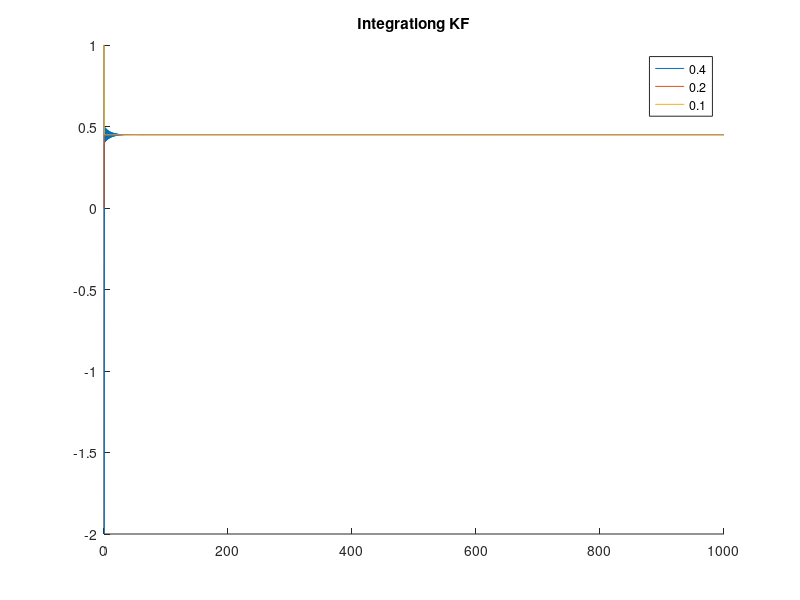
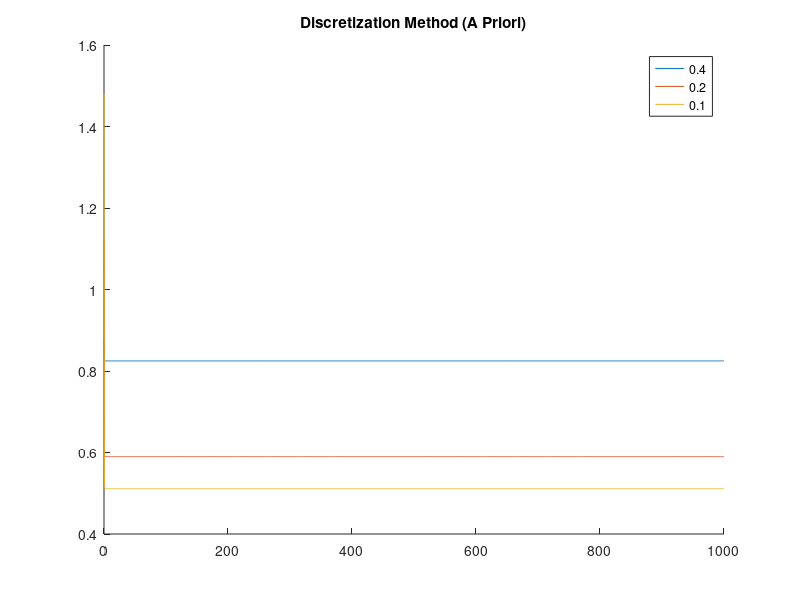
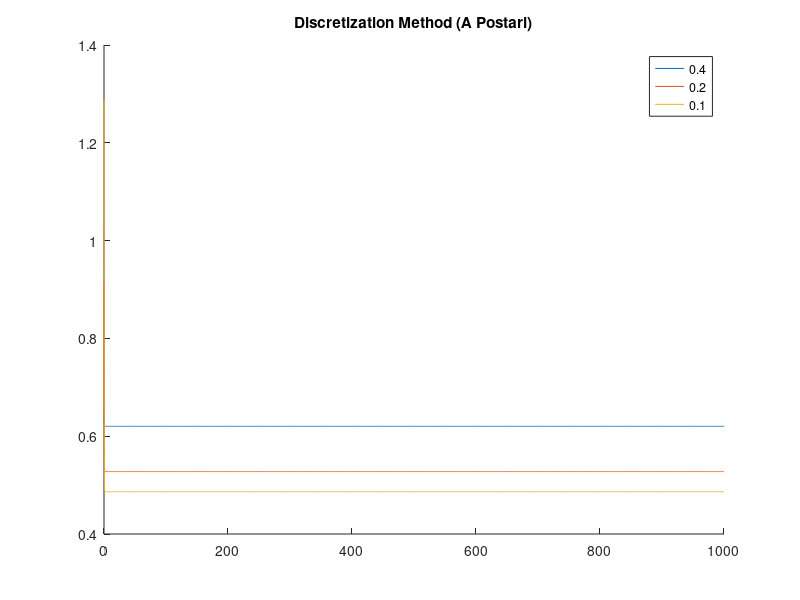
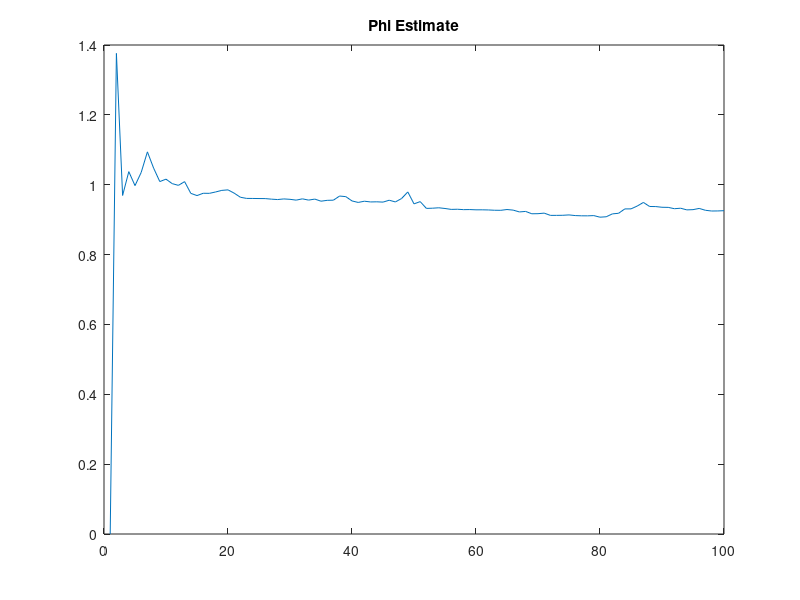

MATLAB code for these plots, in order:
% MECH 6325 - HW 5
%Jonas Wagner
%2020-11-11

clear
close all;

% Problem 2
n=1;
A = -2;
C = 1;

Q_c = 2;
R_c = 1;

x_0 = 100;
P_0 = 2;
x_hat_0 = 7;

T_max = 1000;

% T = 0.4
T = 0.4;

x = x_0;
y = C * x + R_c * randn;
p = P_0;
x_hat = x_hat_0;

k = p * C' * inv(R_c);        

X = [];
Y = [];
P = [];

K = [];
X_hat = [];

for t = T:T:T_max
    x_dot = A * x + Q_c * randn;
    x = x + x_dot * T;
    y = C * x + R_c * randn;
    p_dot = - p * C' * inv(R_c) * C * p + A * p + p * A' + Q_c;
    p = p + p_dot * T;
    
    k = p * C' * inv(R_c);
    x_hat_dot = A * x_hat + K * (y - C * x_hat);
    x_hat = x_hat + x_hat_dot * T;
    
    X = [X x];
    P = [P p];
    Y = [Y y];
    
    X_hat = [X_hat x_hat];
end

X_04 = X;
P_04 = P;
Y_04 = Y;
X_hat_04 = X_hat;


% T = 0.2
T = 0.2;

x = x_0;
y = C * x + R_c * randn;
p = P_0;
x_hat = x_hat_0;

k = p * C' * inv(R_c);               

X = [];
Y = [];
P = [];

K = [];
X_hat = [];

for t = T:T:T_max
    x_dot = A * x + Q_c * randn;
    x = x + x_dot * T;
    y = C * x + R_c * randn;
    p_dot = - p * C' * inv(R_c) * C * p + A * p + p * A' + Q_c;
    p = p + p_dot * T;
    
    k = p * C' * inv(R_c);
    x_hat_dot = A * x_hat + K * (y - C * x_hat);
    x_hat = x_hat + x_hat_dot * T;
    
    X = [X x];
    P = [P p];
    Y = [Y y];
    
    X_hat = [X_hat x_hat];
end

X_02 = X;
P_02 = P;
Y_02 = Y;
X_hat_02 = X_hat;

% T = 0.1
T = 0.1;

x = x_0;
y = C * x + R_c * randn;
p = P_0;
x_hat = x_hat_0;

k = p * C' * inv(R_c);               

X = [];
Y = [];
P = [];

K = [];
X_hat = [];

for t = T:T:T_max
    x_dot = A * x + Q_c * randn;
    x = x + x_dot * T;
    y = C * x + R_c * randn;
    p_dot = - p * C' * inv(R_c) * C * p + A * p + p * A' + Q_c;
    p = p + p_dot * T;
    
    k = p * C' * inv(R_c);
    x_hat_dot = A * x_hat + K * (y - C * x_hat);
    x_hat = x_hat + x_hat_dot * T;
      
    X = [X x];
    P = [P p];
    Y = [Y y];
    
    X_hat = [X_hat x_hat];
end

X_01 = X;
P_01 = P;
Y_01 = Y;
X_hat_01 = X_hat;


% Descritization Mehtod

% T = 0.4
T = 0.4;

F = 1 + A * T;
H = C;

Q = Q_c * T;
R = R_c / T;

x = x_0;
y = C * x + R_c * randn;
p_pre = P_0;
p_post = p_pre;

x_hat_pre = x_hat_0;
k = p * C' * inv(R_c);
x_hat_post = x_hat_pre;

X = [];
Y = [];

K = [];
X_hat_pre= [];
X_hat_post = [];
P_pre = [];
P_post = [];

for i = 1:(T_max / T)
    x = F * x + Q * randn;
    y = H * x + R * randn;
    
    p_pre = F * p_post * F' + Q;
    k = p_pre * H' * inv(H * p_pre * H' + R);
    x_hat_pre = F * x_hat_post;
    x_hat_post = x_hat_pre + k * (y - H * x_hat_pre);
    p_post = (eye(n) - k * H) *p_pre * (eye(n) - k * H)' + k * R * k';
    
    X = [X x];
    Y = [Y y];
    
    K = [K k];
    X_hat_pre = [X_hat_pre x_hat_pre];
    X_hat_post = [X_hat_post x_hat_post];
    P_pre = [P_pre p_pre];
    P_post = [P_post p_post];
end

X_04 = X;
Y_04 = Y;

K_04 = K;
X_hat_pre_04 = X_hat_pre;
X_hat_post_04 = X_hat_post;
P_pre_04 = P_pre;
P_post_04 = P_post;

p_ss_04 = dlyap(F,Q);


% T = 0.2
T = 0.2;

F = 1 + A * T;
H = C;

Q = Q_c * T;
R = R_c / T;

x = x_0;
y = C * x + R_c * randn;
p_pre = P_0;
p_post = p_pre;

x_hat_pre = x_hat_0;
k = p * C' * inv(R_c);
x_hat_post = x_hat_pre;

X = [];
Y = [];

K = [];
X_hat_pre= [];
X_hat_post = [];
P_pre = [];
P_post = [];

for i = 1:(T_max / T)
    x = F * x + Q * randn;
    y = H * x + R * randn;
    
    p_pre = F * p_post * F' + Q;
    k = p_pre * H' * inv(H * p_pre * H' + R);
    x_hat_pre = F * x_hat_post;
    x_hat_post = x_hat_pre + k * (y - H * x_hat_pre);
    p_post = (eye(n) - k * H) *p_pre * (eye(n) - k * H)' + k * R * k';
    
    X = [X x];
    Y = [Y y];
    
    K = [K k];
    X_hat_pre = [X_hat_pre x_hat_pre];
    X_hat_post = [X_hat_post x_hat_post];
    P_pre = [P_pre p_pre];
    P_post = [P_post p_post];
end

X_02 = X;
Y_02 = Y;

K_02 = K;
X_hat_pre_02 = X_hat_pre;
X_hat_post_02 = X_hat_post;
P_pre_02 = P_pre;
P_post_02 = P_post;

p_ss_02 = dlyap(F,Q);

% T = 0.1
T = 0.1;

F = 1 + A * T;
H = C;

Q = Q_c * T;
R = R_c / T;

x = x_0;
y = C * x + R_c * randn;
p_pre = P_0;
p_post = p_pre;

x_hat_pre = x_hat_0;
k = p * C' * inv(R_c);
x_hat_post = x_hat_pre;

X = [];
Y = [];

K = [];
X_hat_pre= [];
X_hat_post = [];
P_pre = [];
P_post = [];

for i = 1:(T_max / T)
    x = F * x + Q * randn;
    y = H * x + R * randn;
    
    p_pre = F * p_post * F' + Q;
    k = p_pre * H' * inv(H * p_pre * H' + R);
    x_hat_pre = F * x_hat_post;
    x_hat_post = x_hat_pre + k * (y - H * x_hat_pre);
    p_post = (eye(n) - k * H) *p_pre * (eye(n) - k * H)' + k * R * k';
    
    X = [X x];
    Y = [Y y];
    
    K = [K k];
    X_hat_pre = [X_hat_pre x_hat_pre];
    X_hat_post = [X_hat_post x_hat_post];
    P_pre = [P_pre p_pre];
    P_post = [P_post p_post];
end

X_01 = X;
Y_01 = Y;

K_01 = K;
X_hat_pre_01 = X_hat_pre;
X_hat_post_01 = X_hat_post;
P_pre_01 = P_pre;
P_post_01 = P_post;

p_ss_01 = dlyap(F,Q);

% Plotting Comparisons
t_04 = 0.4:(0.4):T_max;
t_02 = 0.2:(0.2):T_max;
t_01 = 0.1:(0.1):T_max;

figure()
hold on
plot(t_04, P_04)
plot(t_02, P_02)
plot(t_01, P_01)
title('Integrationg KF')
legend('0.4','0.2','0.1')

figure()
hold on
plot(t_04, P_pre_04);
plot(t_02, P_pre_02);
plot(t_01, P_pre_01);
title('Discretization Method (A Priori)');
legend('0.4','0.2','0.1')

figure()
hold on
plot(t_04, P_post_04);
plot(t_02, P_post_02);
plot(t_01, P_post_01);
title('Discretization Method (A Postari)');
legend('0.4','0.2','0.1')

P_ss_from_plots = ...
    ["T"    "A Priori"  "A Postari";
     "0.4"  "0.825"     "0.620";
     "0.2"  "0.590"     "0.527";
     "0.1"  "0.511"     "0.486"]


clear
% close all
% Problem 5
n=2;
T_max = 10000;
T = 1;
phi = 0.9;

F = phi;

Q_1 = 1;
Q_2 = 0;
Q = diag([Q_1, Q_2]);
R = zeros(n);

x_0 = 1;
p_0 = eye(n);

x_hat_0 = zeros(2);


x = x_0;
%y = H * x + R_c * randn;
p_pre = p_0;
p_post = p_pre;

x_hat_pre = x_hat_0;
x_hat_post = x_hat_pre;

X = [];
Y = [];

K = [];
X_hat_pre= [];
X_hat_post = [];
P_pre = [];
P_post = [];

for i = 1:(T_max / T)
    % System itself
    x = phi * x + Q_1 * randn;
    y = x;
    
    % Kalmen Filter
    F = [x_hat_post(2)  x_hat_post(1);
        0               1];
    L = eye(n);
    
    p_pre = F * p_post * F' + L * Q * L';
    x_hat_pre = [x_hat_post(2) * x_hat_post(1);
             x_hat_post(2)];
    
    H = diag([1,0]);
    M = zeros(2);
    
    k = p_pre * H' * inv(p_pre(1,1)); %cheating for special case %inv(H * p_pre * H' + M * R * M');
    x_hat_post = x_hat_pre + k * ([y; 0] - (H * x_hat_pre));
    p_post = (eye(n) - k * H) * p_pre;

    X = [X x];
    Y = [Y y];
    
    K = [K k];
    X_hat_pre = [X_hat_pre x_hat_pre];
    X_hat_post = [X_hat_post x_hat_post];
    P_pre = [P_pre p_pre];
    P_post = [P_post p_post];
end

figure()
plot(X_hat_post(2,1:100))
title('Phi Estimate')

phi_hat_ss = mean(X_hat_post(2,0.8*T_max:T_max))